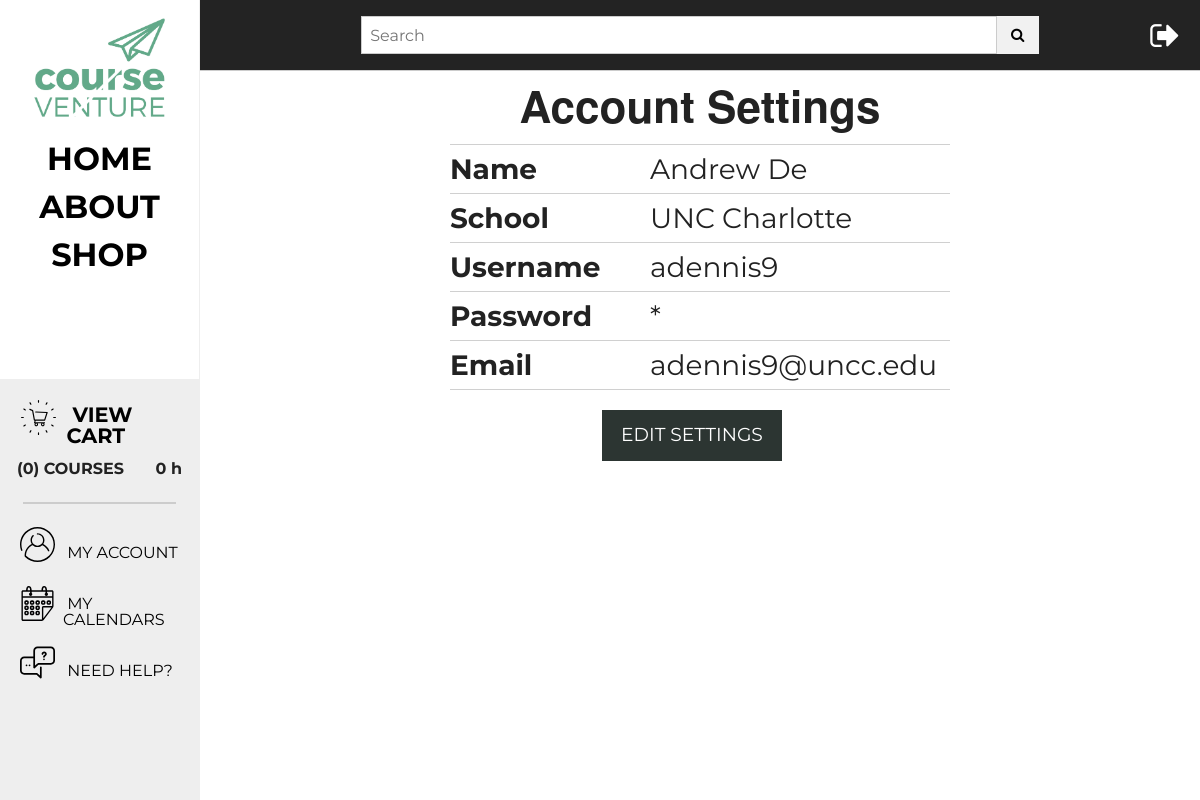
Screenshot of /view/settings.php (signed in) with the database file from the repository.
### tables this page shows
CREATE TABLE `accounts` (
  `name` varchar(34) NOT NULL,
  `school` varchar(34) NOT NULL,
  `userName` varchar(34) NOT NULL,
  `email` varchar(34) NOT NULL,
  `password` varchar(100) NOT NULL
);

### view/partials/globalVars.php (called while the page is built, shortened)
<?php
  $admin = "testUser";
  $homePage = "home.php";
  $aboutPage = "about.php";
  $resultsPage = "searchResults.php";
  $cartPage = "courseCart.php";
  $userHistoryPage = "scheduleHistory.php";
  $settingsPage = "settings.php";
  $helpPage = "help.php";
  $pathToCSS = "resources/css/";
  $pathToImg = "resources/img/";
  $pathToIcons = "resources/img/icons/";
?>

### model/accounts_db.php (called while the page is built, shortened)
<?php
function get_user($username) {
	global $db;
	$query = 'SELECT * FROM accounts
						WHERE userName = :username';
	$statement = $db->prepare($query);
	$statement->bindValue(':username', $username);
	$statement->execute();
	$user = $statement->fetch();
	return $user;
}
?>

### view/settings.php (the view, shortened to what this page needs)
<?php
	require('../model/database.php');
	require "../model/accounts_db.php";
	include 'partials/globalVars.php';
	if (!isset($_GET['user'])) {
		$user = get_user($_SESSION['current_user']);
	} else {
		$user = get_user($_GET['user']);
	}
	$hidden_password=preg_replace("|.|","*",$user['password']);
?>
<!doctype html>
<html lang="en">
	<head>
		<?php include 'partials/preBodyHead.php';?>
	</head>
	<body>
		<div class="grid-frame">
		<?php include 'partials/sideMenu.php'; ?>
			<div class="grid-block collapse medium-9 large-10 vertical">
				<?php include 'partials/topMenu.php'; ?>
				<div class="grid-container">
					<h1 class="main-heading">Account Settings</h1>
					<form action="<?php echo $settingsPage; ?>" method="post">
						<table id="settingsTable">
							<tr>
								<td width="200px"><strong>Name</strong></td>
								<td width="300px"><span><?php echo $user['name']; ?></span>
									<input type="text" name="name" class="hide"/></td>
							</tr>
							<tr>
								<td><strong>School</strong></td>
								<td><span><?php echo $user['school']; ?></span>
									<input type="text" name="school" class="hide"/></td>
							</tr>
							<tr>
								<td><strong>Username</strong></td>
								<td><span><?php echo $user['userName']; ?></span>
									<input type="text" name="userName" class="hide" disabled=""/></td>
							</tr>
							<tr>
								<td><strong>Password</strong></td>
								<td><span><?php echo $hidden_password; ?></span>
									<input type="text" name="password" class="hide"/></td>
							</tr>
							<tr>
								<td><strong>Email</strong></td>
								<td><span><?php echo $user['email']; ?></span>
									<input type="text" name="email" class="hide"/></td>
							</tr>
						</table>
						<div id="editButtons" class="align-center grid-block">
							<a class="button primary large" onclick="editSettings()">EDIT SETTINGS</a>
						</div>
					</form>
				</div>
			</div>
		</div>
	</body>
</html>

### view/partials/preBodyHead.php (shortened to what this page needs)
<link rel="stylesheet" href="https://maxcdn.bootstrapcdn.com/font-awesome/4.5.0/css/font-awesome.min.css"/>
<link href="<?php echo $pathToCSS; ?>foundation.css" rel="stylesheet" type="text/css"/>
<link href="<?php echo $pathToCSS; ?>app.css" rel="stylesheet" type="text/css"/>

### view/partials/sideMenu.php (shortened to what this page needs)
<div zf-panel position="left" id="sidebar" class="medium-grid-block collapse medium-3 large-2 vertical">
  <div id="sideMenu-upper" class="grid-content">
    <img id="main-logo" src="<?php echo $pathToImg; ?>courseventure-logo-light.jpg" alt="Course Venture">
    <ul id="sideMenu-upper-list" class="vertical menu-bar">
      <li><a href="<?php echo $homePage; ?>">HOME</a></li>
      <li><a href="<?php echo $aboutPage; ?>">ABOUT</a></li>
      <li><a href="<?php echo $resultsPage; ?>">SHOP</a></li>
    </ul>
  </div>
  <div id="sideMenu-lower" class="grid-content">
    <ul id="sideMenu-lower-list" class="vertical menu-bar">
      <li><a href="<?php echo $cartPage; ?>"><img src="<?php echo $pathToIcons; ?>cart.svg" alt="Cart"/>&nbsp;VIEW CART</a></li>
      <li>
        <?php
          $numCourses = 0;
          $creditHours = 0;
          echo "(".$numCourses.") COURSES&nbsp;&nbsp;&nbsp;&nbsp;&nbsp;&nbsp;&nbsp;".$creditHours." h";
        ?>
      </li>
      <hr/>
      <?php if ($_SESSION['current_user'] == $admin) { ?>
        <li><a href="<?php echo '.?action=display_accounts' ; ?>"><img src="<?php echo $pathToIcons; ?>user.svg" alt="User"/>&nbsp;ACCOUNTS</a></li>
      <?php } else { ?>
        <li><a href="<?php echo '.?action=display_settings' ; ?>"><img src="<?php echo $pathToIcons; ?>user.svg" alt="User"/>&nbsp;MY ACCOUNT</a></li>
      <?php } ?>
      <li><a href="<?php echo $userHistoryPage; ?>"><img src="<?php echo $pathToIcons; ?>calendar.svg" alt="Calendar"/>&nbsp;MY CALENDARS</a></li>
      <li><a href="<?php echo $helpPage; ?>"><img src="<?php echo $pathToIcons; ?>help.svg" alt="Help"/>&nbsp;NEED HELP?</a></li>
    </ul>
  </div>
</div>

### view/partials/topMenu.php (shortened to what this page needs)
<form action="." method="post">
  <div class="shrink collapse grid-content">
    <div class="dark title-bar">
      <span class="center">
        <label>
          <span class="inline-label">
            <input name="search_input" type="search" placeholder="Search">
            <input type="submit" class="fa button light" value="&#xf002;"/>
          </span>
        </label>
        <span id="logoutIcon">
          <a href="<?php echo '.?action=logout'; ?>"><i class="fa fa-sign-out fa-2x"></i></a>
        </span>
      </span>
    </div>
  </div>
</form>

### view/resources/css/app.css (style rules this page uses)
body { font-family: 'Montserrat', sans-serif; }
hr { width: 90%; display: block; margin-left: auto; margin-right: auto; border: 1px #ccc solid; }
.button, .button.primary { background: #2C3532; color: #fff; }
.button.light { background: #f1f1f1; color: #000; }
.main-heading { text-align: center; font-weight: bold; }
img#main-logo { width: 150px; padding: .5em; margin: .5em; display:block; margin-left:auto; margin-right:auto; }
#sidebar { border-right: 1px solid #eee; }
#sideMenu-upper { background: white; }
#sideMenu-lower, ul#sideMenu-lower-list { background: #eee; padding-top: .5em; }
ul#sideMenu-lower-list li a img { width: 35px; margin-right: .5em; }
ul#sideMenu-upper-list li a { justify-content: center; align-self: center; font-weight: bold; font-size: 2rem; padding: .25em; }
ul#sideMenu-lower-list li:nth-child(2) { justify-content: center; align-self: center; font-weight: bold; }
ul#sideMenu-lower-list li:nth-child(1) a { justify-content: center; align-self: center; font-size: 1.3rem; font-weight: bold; }
ul#sideMenu-lower-list li a { padding: .25em; }
.title-bar label { margin-bottom: 0; }
.title-bar label .inline-label { margin-bottom: 0px; margin-top: 0px; margin-left: 15%; margin-right: 15%; }
#logoutIcon { position: absolute; right: 20px; top: 20px; }
#settingsTable { font-size: 1.75rem; margin-bottom: 20px; }
#settingsTable td { padding: 10px 0px; border-top: 1px solid #d0d0d0; border-bottom: 1px solid #d0d0d0; }

### rows the page displays
accounts: name "Andrew De", school "UNC Charlotte", userName "adennis9", password "*", email "adennis9@uncc.edu"

### other values shown
$numCourses "0"
$creditHours "0"
